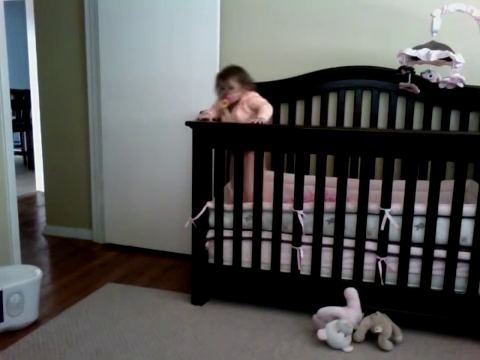
#> input picture frame 51 of Sample_Videos/2.mp4, 480 x 360 px, given in place of the camera
$ python SleepMode.py   (older library calls are emulated)
#> lines starting #> are read from the running program, lines starting #| are printed output that depends on the picture; long printed decimals are rounded
import argparse
import datetime
import imutils
import time
import cv2
import winsound
from PIL import Image
from tkinter import Image
import time
import numpy as np

#R.M.U.A.Rathnayaka IT14092848
#Project- Child monitoring system using gesture recognition
#this function- Child wake up notifier


print("OpenCv Version: {}".format(cv2.__version__))

SleepMode ='y'

#ap = argparse.ArgumentParser()
#ap.add_argument("-v", "--video", help="path to the video file")
video=None
#ap.add_argument("-a", "--min-area", type=int, default=500, help="minimum area size")
min_area=500
#args = vars(ap.parse_args())


#img = cv2.imread('sachin.jpg')
#gray = cv2.cvtColor(img, cv2.COLOR_BGR2GRAY)

"""faces = face_cascade.detectMultiScale(gray, 1.3, 5)
for (x,y,w,h) in faces:
    img = cv2.rectangle(img,(x,y),(x+w,y+h),(255,0,0),2)
    roi_gray = gray[y:y+h, x:x+w]
    roi_color = img[y:y+h, x:x+w]
    eyes = eye_cascade.detectMultiScale(roi_gray)
    for (ex,ey,ew,eh) in eyes:
        cv2.rectangle(roi_color,(ex,ey),(ex+ew,ey+eh),(0,255,0),2)"""


# chk vid
if (video is None):
    camera = cv2.VideoCapture(0)

###########
###########
    #camera = imutils.resize(frame, width = 1000)  not working yet withit tkr
    time.sleep(0.25)


else:
    camera = cv2.VideoCapture(video)
  #  rect = cv2.rectangle(camera,(384,0),(510,128),(0,255,0),3)


firstFrame = None
frameCount = 0
alarm=0

Freq = 2500 # Set Frequency To 2500 Hertz
Dur = 1000 # Set Duration To 1000 ms == 1 second
timer=0 # to take motion time


# loop over the frames of the video
#while(camera.isOpened()):

start_time = time.time()
#print(start_time)

while True:

    (grabbed, frame) = camera.read()
#> frame is the input picture: shape (360, 480, 3); mean B, G, R 84.3, 86.1, 85.6
    text = "Baby is sleeping"
                  ###########
    img = cv2.imread("test.mp4")
  #  im=Image.open(img)
    ret, frame = camera.read()
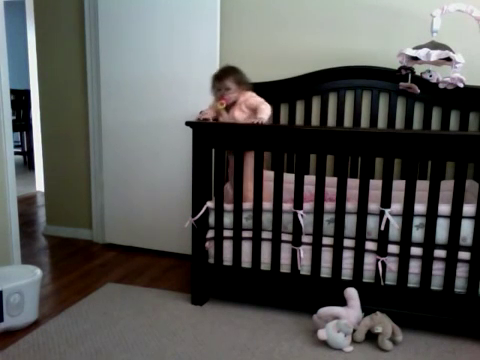
#> input picture frame 52 of Sample_Videos/2.mp4, 480 x 360 px, given in place of the camera
#> frame is the input picture: shape (360, 480, 3); mean B, G, R 84.2, 86.1, 85.6
    frame = imutils.resize(frame,width=1366)
#> frame: shape (1024, 1366, 3)
    cropped = frame[384:900, 512:1000]
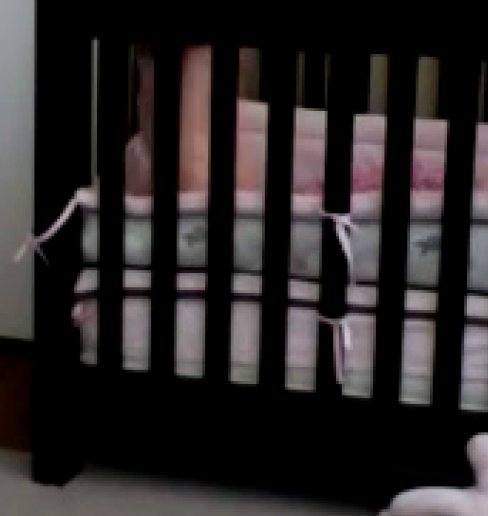
#> cropped: shape (516, 488, 3); mean B, G, R 38.8, 38.3, 42.6

    #histo = np.int32(cv2.calcHist([frame],[0],None,[256],[0,256]))
    #print("histo val is "+str(histo))

    ##50% dark check
    histo=np.mean(frame)
#> histo = 85.28
    print(np.mean(frame))
#| 85.277

    ##%50 dark check end

    ##CHECK MODE

    if(histo<60):
        mode="Low light"

    elif (60<=histo<=100):
        mode="Normal light"
        mode_value=0.0004

    elif(100<histo<=130):
        mode="Bright Light"
        mode_value=0.0003

    elif(histo>130):
        mode="High Intensity"
        mode_value=0.0005

    else:
        continue


    ##CHECK MODE END


    cv2.imshow("cropped", cropped)
    cv2.imshow("Resize",frame)
    cv2.imshow("frame",frame)

   # [14 lines of commented-out code are left out]


    if not grabbed: #end vid
        break


    frameCount = frameCount + 1


    frame = imutils.resize(cropped, width=500)
#> frame: shape (528, 500, 3)
    gray = cv2.cvtColor(cropped, cv2.COLOR_BGR2GRAY)
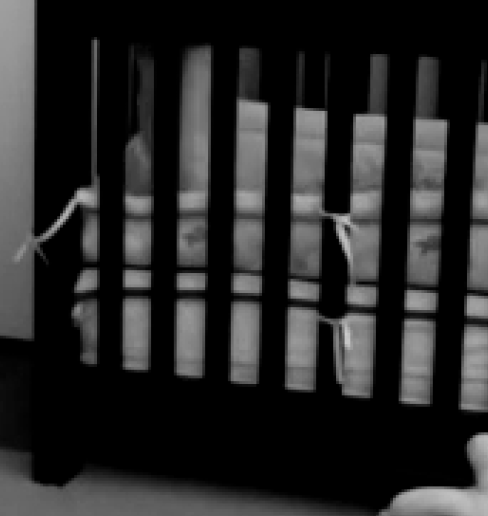
#> gray: shape (516, 488); min 0, max 203, mean 39.6
    gray = cv2.GaussianBlur(gray, (21, 21), 0)
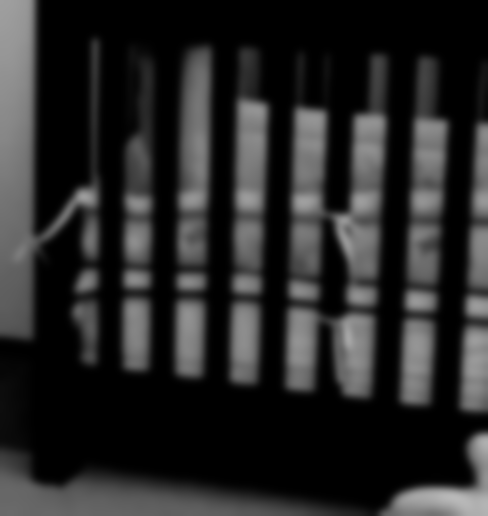
#> gray: shape (516, 488); min 0, max 185, mean 39.6


    if firstFrame is None or frameCount%15 is 0:
        firstFrame = gray
        continue

    # diff
    DifFrame = cv2.absdiff(firstFrame, gray)
    thresholdframe = cv2.threshold(DifFrame, 80, 255, cv2.THRESH_BINARY)[1]

     ##CHECK MODE

    if(histo<60):
        mode="Low light"
        thresholdframe = cv2.dilate(thresholdframe, None, iterations=3)
        mode_value=0.0001

    elif (60<=histo<=100):
        mode="Normal light"
        mode_value=0.0004
        thresholdframe = cv2.erode(thresholdframe, None, iterations=1)

    elif(100<histo<=130):
        mode="Bright Light"
        mode_value=0.0003
        thresholdframe = cv2.erode(thresholdframe, None, iterations=1)

    elif(histo>130):
        mode="High Intensity"
        mode_value=0.0005
        thresholdframe = cv2.erode(thresholdframe, None, iterations=1)

    else:
        continue


    ##CHECK MODE END


    #thresholdframe = cv2.dilate(thresholdframe, None, iterations=2)
    # There are differences in openCV2.x and 3.0 for findContour calls
    if imutils.is_cv2():
        (cnts, _) = cv2.findContours(thresholdframe.copy(), cv2.RETR_EXTERNAL, cv2.CHAIN_APPROX_SIMPLE)
    elif imutils.is_cv3():
        (_, cnts, _) = cv2.findContours(thresholdframe.copy(), cv2.RETR_EXTERNAL, cv2.CHAIN_APPROX_SIMPLE)

    # loop over the contours

    for c in cnts:
        start_time = time.time()
       # print(start_time)

        # if the contour is too small, ignore it
        if cv2.contourArea(c) <= min_area:
            continue

        # compute the bounding box for the contour, draw it on the frame,
        # and update the text

        (x, y, w, h) = cv2.boundingRect(c)
     #   print("got it")
        cv2.rectangle(frame, (x, y), (x + w, y + h), (0, 255, 0), 2)
        text = "Baby is awake"
     #   print("got it")


    # draw the text and timestamp on the frame
        if(SleepMode=='Y' or SleepMode=='y'):

                   #  frame = cv2.rectangle(frame,(100,640),(440,128),(0,0,255),3)
                     cv2.putText(frame, "Baby Monitoring Ongoing: {}".format(text), (10, 20),
                             cv2.FONT_HERSHEY_SIMPLEX, 0.5, (224, 255, 255), 2)


                     end_time = time.time()
                   #  print(end_time)

                     time_def=end_time-start_time
                     print("time def is "+str(time_def))
                     timer=timer+1

                     if(time_def>=mode_value): #minimum time to make alert
                           if(timer>2):
                               alarm=1
                               timer=0
                               winsound.Beep(2000,1000)
                           else:
                                    continue
                     else:
                        alarm=0


                     print("alarm ring and alarm val =",alarm)


    cv2.putText(frame, datetime.datetime.now().strftime("%A %d %B %Y %I:%M:%S%p"),
                (10, frame.shape[0] - 10), cv2.FONT_HERSHEY_SIMPLEX, 0.35, (0, 0, 255), 1)

    frame=cv2.resize(frame,(1020,720))

    # show the frame and record if the user presses a key
    cv2.imshow("Baby Monitoring System", frame)
    cv2.imshow("Thresh", thresholdframe)
   # cv2.imshow("Frame Delta", DifFrame)
    key = cv2.waitKey(1) & 0xFF


    # if the `q` key is pressed, break from the lop
    if key == ord("q"):
        break


camera.release()
cv2.destroyAllWindows()

$ run again, starting later in the video
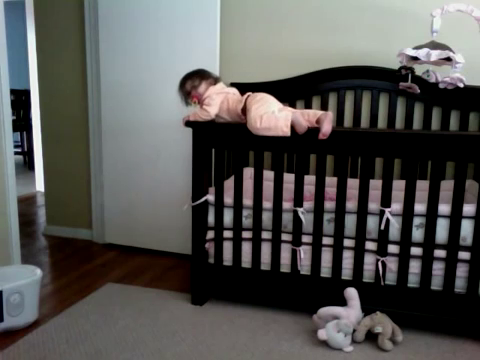
#> input picture frame 233 of Sample_Videos/2.mp4, 480 x 360 px, given in place of the camera
#> frame is the input picture: shape (360, 480, 3); mean B, G, R 83.7, 85.9, 86.4
#> `cropped = frame[384:900, 512:1000]`:
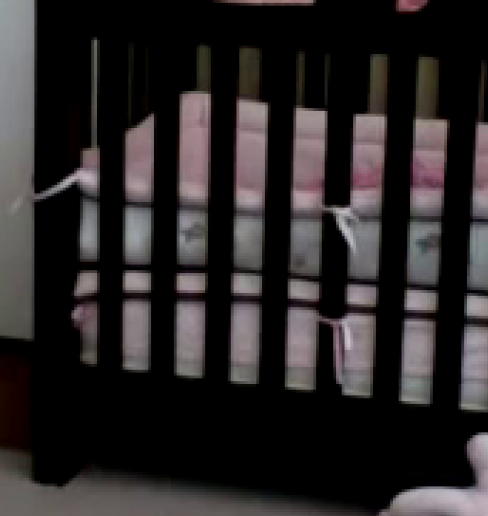
#> cropped: shape (516, 488, 3); mean B, G, R 39.3, 38.8, 42.5
#> histo = 85.32
#| 85.316
#> `gray = cv2.GaussianBlur(gray, (21, 21), 0)`:
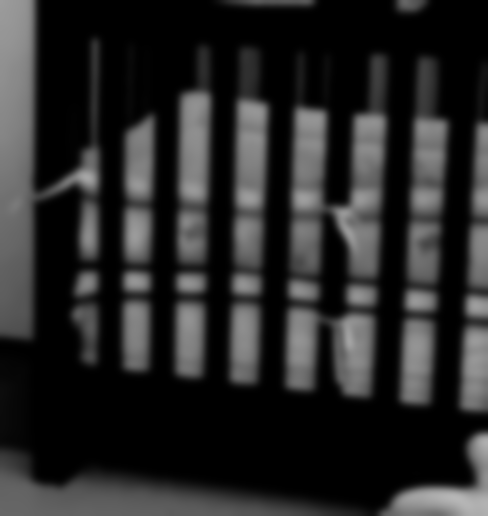
#> gray: shape (516, 488); min 0, max 183, mean 39.9

$ run again, starting later in the video
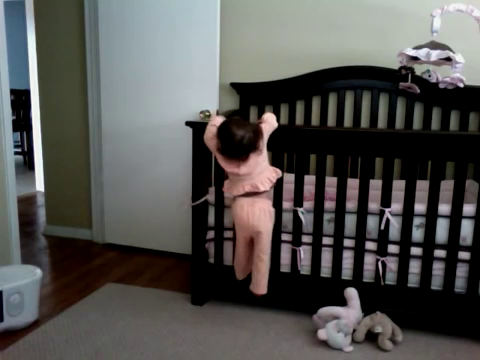
#> input picture frame 414 of Sample_Videos/2.mp4, 480 x 360 px, given in place of the camera
#> frame is the input picture: shape (360, 480, 3); mean B, G, R 81.5, 83.8, 84.6
#> `cropped = frame[384:900, 512:1000]`:
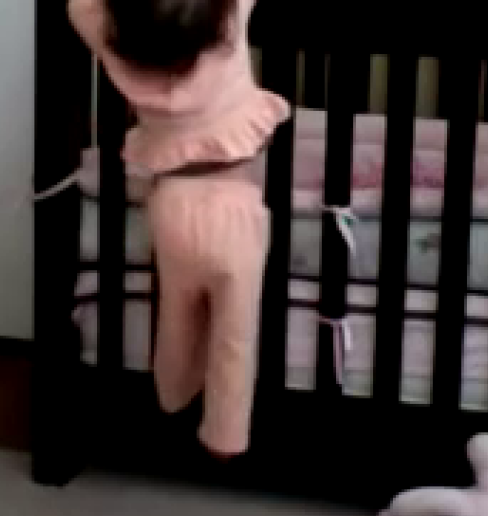
#> cropped: shape (516, 488, 3); mean B, G, R 48, 49.2, 60.1
#> histo = 83.3
#| 83.297
#> `gray = cv2.GaussianBlur(gray, (21, 21), 0)`:
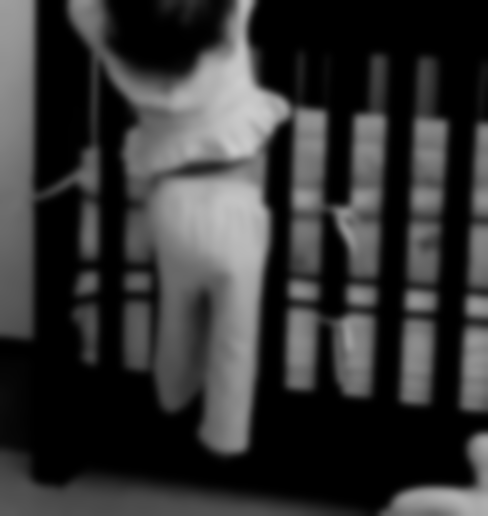
#> gray: shape (516, 488); min 0, max 204, mean 52.3
